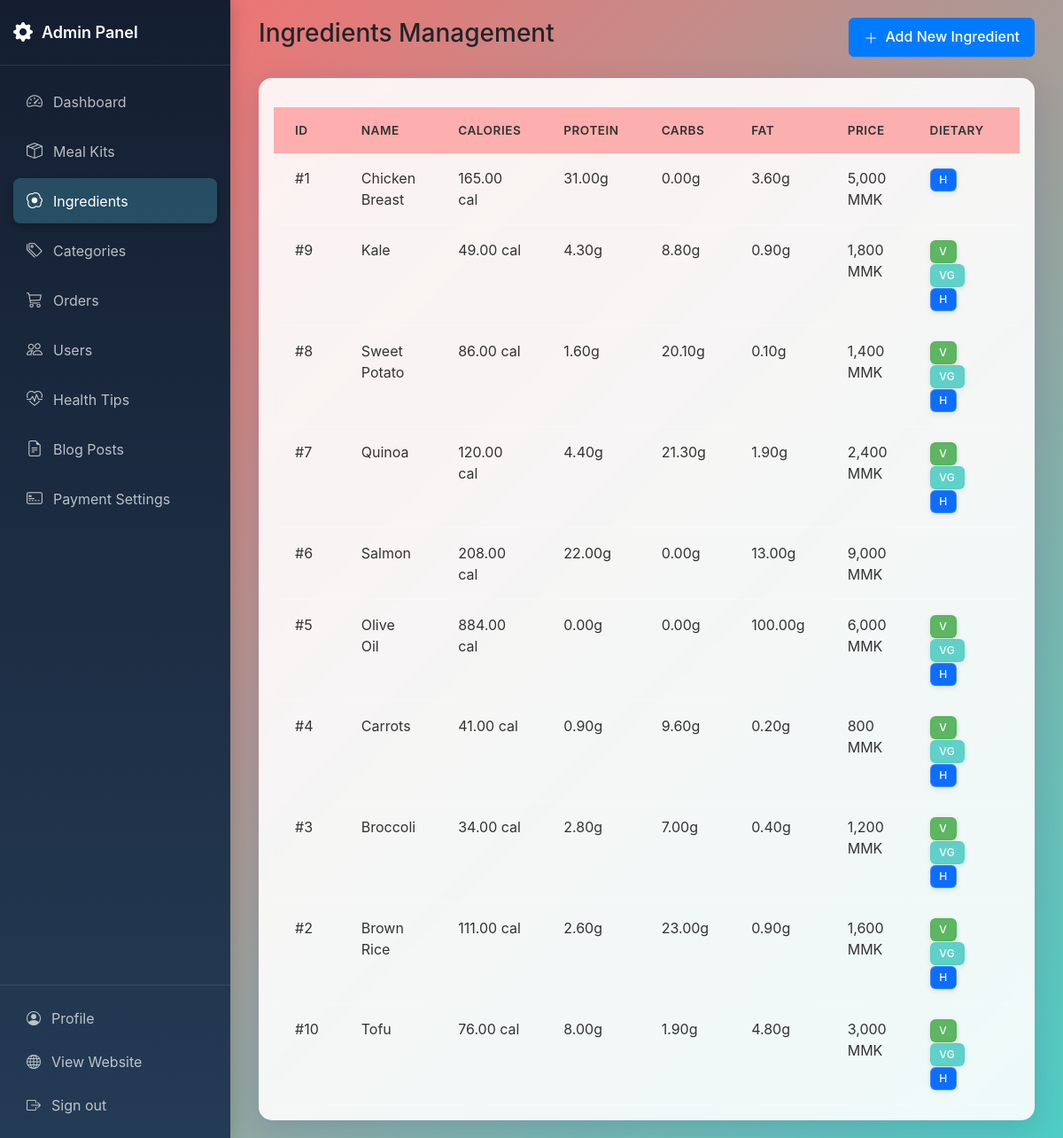
Screenshot of /admin/ingredients.php (signed in) with the database file from the repository.
### tables this page shows
CREATE TABLE ingredients (
    ingredient_id INT PRIMARY KEY AUTO_INCREMENT,
    name VARCHAR(100) NOT NULL,
    calories_per_100g DECIMAL(10,2) NOT NULL,
    protein_per_100g DECIMAL(10,2) NOT NULL,
    carbs_per_100g DECIMAL(10,2) NOT NULL,
    fat_per_100g DECIMAL(10,2) NOT NULL,
    price_per_100g INT NOT NULL,
    is_meat TINYINT(1) DEFAULT 0 COMMENT '0: false, 1: true',
    is_vegetarian TINYINT(1) DEFAULT 0 COMMENT '0: false, 1: true',
    is_vegan TINYINT(1) DEFAULT 0 COMMENT '0: false, 1: true',
    is_halal TINYINT(1) DEFAULT 0 COMMENT '0: false, 1: true',
    created_at TIMESTAMP DEFAULT CURRENT_TIMESTAMP
);

### admin/ingredients.php (the view, shortened to what this page needs)
<?php
require_once '../includes/auth_check.php';
$ingredients = [];
$result = $mysqli->query("
    SELECT ingredient_id, name, calories_per_100g, protein_per_100g, carbs_per_100g,
           fat_per_100g, price_per_100g, is_meat, is_vegetarian, is_vegan, is_halal
    FROM ingredients
    ORDER BY created_at DESC
");
if ($result) {
    while ($row = $result->fetch_assoc()) {
        $ingredients[] = $row;
    }
}
?>
<!DOCTYPE html>
<html lang="en">
<head>
    <link href="https://cdn.jsdelivr.net/npm/bootstrap@5.3.0/dist/css/bootstrap.min.css" rel="stylesheet">
    <link rel="stylesheet" href="https://cdn.jsdelivr.net/npm/bootstrap-icons@1.11.3/font/bootstrap-icons.min.css">
    <link rel="stylesheet" href="https://cdn.datatables.net/1.13.7/css/dataTables.bootstrap5.min.css">
    <link rel="stylesheet" href="assets/css/admin.css">
</head>
<body>
    <div class="admin-container">
        <?php include 'includes/sidebar.php'; ?>
        <main class="main-content">
            <div class="alerts-container position-fixed top-0 start-0 w-100 p-3" style="z-index: 1060"></div>
            <div class="container-fluid">
                <div class="row mb-4">
                    <div class="col-12 d-flex justify-content-between align-items-center">
                        <h3 class="page-title">Ingredients Management</h3>
                        <button type="button" class="btn btn-primary btn-ripple" data-bs-toggle="modal"
                            data-bs-target="#addIngredientModal">
                            <i class="bi bi-plus-lg"></i> Add New Ingredient
                        </button>
                    </div>
                </div>
                <div class="row">
                    <div class="col-12">
                        <div class="card">
                            <div class="card-body">
                                <div class="table-responsive">
                                    <table class="table table-hover" id="ingredientsTable">
                                        <thead>
                                            <tr>
                                                <th>ID</th>
                                                <th>Name</th>
                                                <th>Calories</th>
                                                <th>Protein</th>
                                                <th>Carbs</th>
                                                <th>Fat</th>
                                                <th>Price</th>
                                                <th>Dietary</th>
                                                <th>Actions</th>
                                            </tr>
                                        </thead>
                                        <tbody>
                                            <?php foreach ($ingredients as $ingredient): ?>
                                            <tr>
                                                <td>#<?php echo $ingredient['ingredient_id']; ?></td>
                                                <td><?php echo htmlspecialchars($ingredient['name']); ?></td>
                                                <td><?php echo $ingredient['calories_per_100g']; ?> cal</td>
                                                <td><?php echo $ingredient['protein_per_100g']; ?>g</td>
                                                <td><?php echo $ingredient['carbs_per_100g']; ?>g</td>
                                                <td><?php echo $ingredient['fat_per_100g']; ?>g</td>
                                                <td><?php echo number_format($ingredient['price_per_100g'], 0); ?> MMK</td>
                                                <td>
                                                    <?php if($ingredient['is_vegetarian'] == 1): ?>
                                                        <span class="badge bg-success" title="Vegetarian">V</span>
                                                    <?php endif; ?>
                                                    <?php if($ingredient['is_vegan'] == 1): ?>
                                                        <span class="badge bg-info" title="Vegan">VG</span>
                                                    <?php endif; ?>
                                                    <?php if($ingredient['is_halal'] == 1): ?>
                                                        <span class="badge bg-primary" title="Halal">H</span>
                                                    <?php endif; ?>
                                                </td>
                                                <td>
                                                </td>
                                            </tr>
                                            <?php endforeach; ?>
                                        </tbody>
                                    </table>
                                </div>
                            </div>
                        </div>
                    </div>
                </div>
            </div>
        </main>
    </div>
</body>
</html>

### admin/assets/css/admin.css (style rules this page uses)
body { min-height: 100vh; background: linear-gradient(135deg, #ff6b6b 0%, #4ecdc4 100%); overflow-x: hidden; margin: 0; padding: 0; font-family: -apple-system, BlinkMacSystemFont, "Segoe UI", Roboto, Oxygen-Sans, Ubuntu, Cantarell, "Helvetica Neue", sans-serif; }
.admin-container { display: flex; min-height: 100vh; position: relative; width: 100%; }
.main-content { flex: 1; margin-left: 260px; padding: 20px; overflow-y: auto; position: relative; min-height: 100vh; transition: all 0.3s ease; width: calc(100% - 260px); }
.card { background: rgba(255, 255, 255, 0.9); backdrop-filter: blur(10px); -webkit-backdrop-filter: blur(10px); border: 1px solid rgba(255, 255, 255, 0.18); box-shadow: 0 8px 32px 0 rgba(31, 38, 135, 0.15); border-radius: 15px; }
.table { --bs-table-bg: transparent; --bs-table-hover-bg: rgba(255, 255, 255, 0.1); margin: 0; }
.table > :not(caption) > * > * { background: transparent; border-bottom-color: rgba(255, 255, 255, 0.2); color: #333; padding: 1rem 1.5rem; }
.table > thead > tr > th { background: rgba(255, 107, 107, 0.5); font-weight: 600; text-transform: uppercase; font-size: 0.85rem; letter-spacing: 0.5px; border-bottom: none; }
.badge { padding: 0.5em 0.8em; font-weight: 500; letter-spacing: 0.5px; backdrop-filter: blur(5px); -webkit-backdrop-filter: blur(5px); border: 1px solid rgba(255, 255, 255, 0.18); box-shadow: 0 2px 6px rgba(0, 0, 0, 0.1); transition: all 0.3s ease; }
.badge.bg-info { background: rgba(78, 205, 196, 0.9) !important; color: #fff !important; border-color: rgba(78, 205, 196, 0.5); }
.badge.bg-success { background: rgba(76, 175, 80, 0.9) !important; color: #fff !important; border-color: rgba(76, 175, 80, 0.5); }
.btn-primary { background-color: #007bff; border-color: #007bff; color: white; }
.btn { font-weight: 500; padding: 0.5rem 1rem; border-radius: 6px; transition: all 0.2s ease-in-out; box-shadow: 0 1px 2px rgba(0, 0, 0, 0.08); }
.btn i { display: inline-block; vertical-align: middle; margin-right: 0.25rem; }
.btn-ripple { position: relative; overflow: hidden; }
.btn-ripple:after { content: ""; background: rgba(255, 255, 255, 0.3); display: block; position: absolute; border-radius: 50%; width: 100px; height: 100px; margin-top: -50px; margin-left: -50px; opacity: 0; transition: all 0.5s; top: 50%; left: 50%; transform: scale(0); }
::placeholder { color: #aaa !important; opacity: 1; }
.badge.bg-success, .badge.bg-warning, .badge.bg-danger, .badge.bg-info { transition: all 0.2s; }

### rows the page displays
ingredients: ingredient_id "1", name "Chicken Breast", calories_per_100g "165.00", protein_per_100g "31.00", carbs_per_100g "0.00", fat_per_100g "3.60", price_per_100g "5,000", is_halal "H"
ingredients: ingredient_id "9", name "Kale", calories_per_100g "49.00", protein_per_100g "4.30", carbs_per_100g "8.80", fat_per_100g "0.90", price_per_100g "1,800", is_vegetarian "V", is_vegan "VG", is_halal "H"
ingredients: ingredient_id "8", name "Sweet Potato", calories_per_100g "86.00", protein_per_100g "1.60", carbs_per_100g "20.10", fat_per_100g "0.10", price_per_100g "1,400", is_vegetarian "V", is_vegan "VG", is_halal "H"
ingredients: ingredient_id "7", name "Quinoa", calories_per_100g "120.00", protein_per_100g "4.40", carbs_per_100g "21.30", fat_per_100g "1.90", price_per_100g "2,400", is_vegetarian "V", is_vegan "VG", is_halal "H"
ingredients: ingredient_id "6", name "Salmon", calories_per_100g "208.00", protein_per_100g "22.00", carbs_per_100g "0.00", fat_per_100g "13.00", price_per_100g "9,000"
ingredients: ingredient_id "5", name "Olive Oil", calories_per_100g "884.00", protein_per_100g "0.00", carbs_per_100g "0.00", fat_per_100g "100.00", price_per_100g "6,000", is_vegetarian "V", is_vegan "VG", is_halal "H"
ingredients: ingredient_id "4", name "Carrots", calories_per_100g "41.00", protein_per_100g "0.90", carbs_per_100g "9.60", fat_per_100g "0.20", price_per_100g "800", is_vegetarian "V", is_vegan "VG", is_halal "H"
ingredients: ingredient_id "3", name "Broccoli", calories_per_100g "34.00", protein_per_100g "2.80", carbs_per_100g "7.00", fat_per_100g "0.40", price_per_100g "1,200", is_vegetarian "V", is_vegan "VG", is_halal "H"
ingredients: ingredient_id "2", name "Brown Rice", calories_per_100g "111.00", protein_per_100g "2.60", carbs_per_100g "23.00", fat_per_100g "0.90", price_per_100g "1,600", is_vegetarian "V", is_vegan "VG", is_halal "H"
ingredients: ingredient_id "10", name "Tofu", calories_per_100g "76.00", protein_per_100g "8.00", carbs_per_100g "1.90", fat_per_100g "4.80", price_per_100g "3,000", is_vegetarian "V", is_vegan "VG", is_halal "H"
